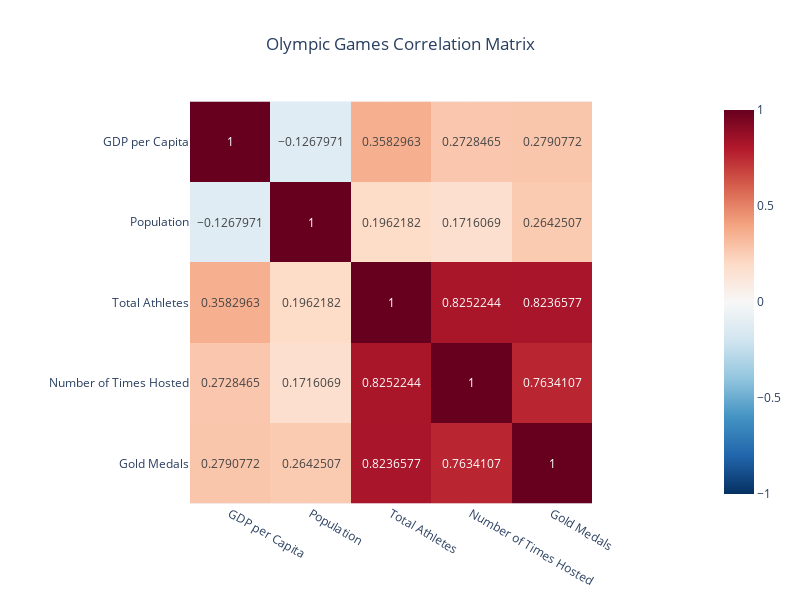

Here is the notebook cell this chart was saved with:
### Markdown cell above
## Correlation Matrix

### Code cell
# Create 'super_table' combining all tables
super_table = plot_df.copy()

# Population merge
population_copy = merged_pop.copy()
super_table = pd.merge(
    super_table,
    population_copy[['Country_Standard','2024']],
    on='Country_Standard',
    how='inner'
)

# Number of participants merge
participants_copy = merged_participant_medal.copy()
super_table = pd.merge(
    super_table,
    participants_copy[['Country','Unique_Athletes']],
    left_on='Country_Standard',
    right_on='Country',
    how='inner'
)

# Number of times hosted merge
host_counts = host_with_medals['Country'].value_counts().reset_index()
host_counts.columns = ['Country', 'Times_Hosted']
super_table = pd.merge(
    super_table,
    host_counts,
    left_on='Country_Standard',
    right_on='Country',
    how='left').fillna({'Times_Hosted': 0})

# Tidying em up
super_table.drop(columns=['NOC', 'Country_x', 'Country_y', 'Total'], inplace=True)
super_table.columns = ['Country', 'GDP per Capita', 'Gold Medals', 'Population', 'Total Athletes', 'Number of Times Hosted']
desired_order = ['Country', 'GDP per Capita', 'Population', 'Total Athletes', 'Number of Times Hosted', 'Gold Medals']
super_table = super_table[desired_order]

# Correlation matrix
corr_matrix = super_table.corr(numeric_only=True)

# Create interactive heatmap
fig = px.imshow(
    corr_matrix,
    text_auto=True,
    color_continuous_scale='RdBu_r',
    zmin=-1, zmax=1,
    title="Olympic Games Correlation Matrix"
)

fig.update_layout(
    title_x=0.5,  # center the title
    width=800, height=600
)

fig.write_html("Plot_correlation_matrix.html", include_plotlyjs='cdn', full_html=True)
fig.show()

### Figure 1 — Plotly figure (JSON) as saved in the notebook; plotly's stock layout.template omitted (floating-point values rounded to 4 significant figures)
{"data": [{"coloraxis": "coloraxis", "hovertemplate": "x: %{x}<br>y: %{y}<br>color: %{z}<extra></extra>", "name": "0", "texttemplate": "%{z}", "type": "heatmap", "x": ["GDP per Capita", "Population", "Total Athletes", "Number of Times Hosted", "Gold Medals"], "xaxis": "x", "y": ["GDP per Capita", "Population", "Total Athletes", "Number of Times Hosted", "Gold Medals"], "yaxis": "y", "z": [[1, -0.1268, 0.3583, 0.2728, 0.2791], [-0.1268, 1, 0.1962, 0.1716, 0.2643], [0.3583, 0.1962, 1, 0.8252, 0.8237], [0.2728, 0.1716, 0.8252, 1, 0.7634], [0.2791, 0.2643, 0.8237, 0.7634, 1]]}], "layout": {"coloraxis": {"cmax": 1, "cmin": -1, "colorscale": [[0, "rgb(5,48,97)"], [0.1, "rgb(33,102,172)"], [0.2, "rgb(67,147,195)"], [0.3, "rgb(146,197,222)"], [0.4, "rgb(209,229,240)"], [0.5, "rgb(247,247,247)"], [0.6, "rgb(253,219,199)"], [0.7, "rgb(244,165,130)"], [0.8, "rgb(214,96,77)"], [0.9, "rgb(178,24,43)"], [1, "rgb(103,0,31)"]]}, "height": 600, "title": {"text": "Olympic Games Correlation Matrix", "x": 0.5}, "width": 800, "xaxis": {"anchor": "y", "constrain": "domain", "domain": [0, 1], "scaleanchor": "y"}, "yaxis": {"anchor": "x", "autorange": "reversed", "constrain": "domain", "domain": [0, 1]}}}
